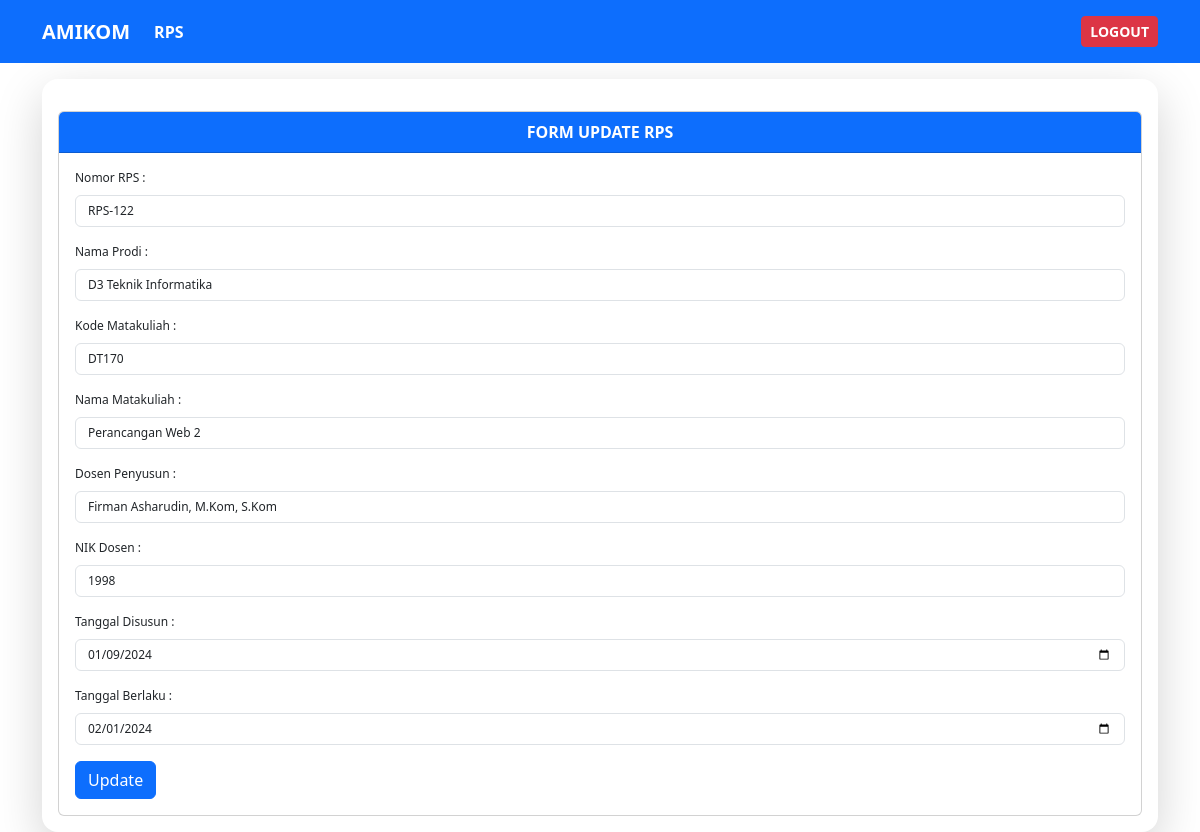
The app's page /index.php/rps/edit/1 with its own data.
### tables this page shows
CREATE TABLE `rps` (
  `id` int(11) NOT NULL,
  `norps` varchar(255) NOT NULL,
  `prodi` varchar(255) NOT NULL,
  `kode` varchar(255) NOT NULL,
  `matakuliah` varchar(255) NOT NULL,
  `dosen` varchar(255) NOT NULL,
  `nikdosen` int(11) NOT NULL,
  `disusun` date NOT NULL,
  `berlaku` date NOT NULL
);

### application/controllers/rps.php (called while the page is built, shortened)
<?php
class Rps extends CI_Controller {
    public function __construct(){
        $this->load->model('Mrps');
        $this->load->helper('url');
    }
    public function edit($id){
    $data['rps'] = $this->Mrps->editdata($id);
    $this->load->view('view-edit', $data);
}
}

### index.php (called while the page is built, shortened)
<?php
require_once BASEPATH.'core/CodeIgniter.php';

### application/models/Mrps.php (called while the page is built, shortened)
<?php
class Mrps extends CI_model {
    public function editdata($id){
        return $this->db->get_where('rps', ['id' => $id])->row_array();
    }
}

### application/views/view-edit.php (the view, shortened to what this page needs)
<!DOCTYPE html>
<html lang="en">
<head>
    <link href="https://cdn.jsdelivr.net/npm/bootstrap@5.3.2/dist/css/bootstrap.min.css" rel="stylesheet">
</head>
<body>
  <nav class="navbar navbar-expand-lg bg-primary">
    <div class="container">
      <a class="navbar-brand text-white" href="<?php echo site_url('home') ?>"><strong>AMIKOM</a>
      <div class="collapse navbar-collapse" id="navbarText">
        <ul class="navbar-nav me-auto mb-2 mb-lg-0">
          <li class="nav-item">
            <a class="nav-link active text-white" aria-current="page" href="<?php echo site_url('rps') ?>">RPS</strong></a>
          </li>
        </ul>
        <span class="navbar-text">
          <a href="<?php echo site_url('login/logout');?>" type="button" class="btn btn-danger btn-sm text-white"><strong>LOGOUT</strong></a>
        </span>
      </div>
    </div>
  </nav>
    <div class="container">
        <div class="col-md-12 mt-3 shadow-lg rounded-4 p-3">
            <div class="card mt-3">
                <div class="card-header bg-primary text-center text-white"><strong>FORM UPDATE RPS</strong></div>
                  <div class="card-body">
                  <div class="font">
                  <form action="<?php echo site_url('rps/proses_edit/' . $rps['id']); ?>" method="post">
                    <div class="mb-3">
                      <label for="pertemuan" class="form-label">Nomor RPS :</label>
                      <input type="text" class="form-control font" name="norps" value="<?php echo $rps['norps']; ?>">
                    </div>
                    <div class="mb-3">
                      <label for="modul" class="form-label">Nama Prodi :</label>
                      <input type="text" class="form-control font" name="prodi" value="<?php echo $rps['prodi']; ?>">
                    </div>
                    <div class="mb-3">
                      <label for="teopra" class="form-label">Kode Matakuliah :</label>
                      <input type="text" class="form-control font" name="kode" value="<?php echo $rps['kode']; ?>">
                    </div>
                    <div class="mb-3">
                      <label for="teopra" class="form-label">Nama Matakuliah :</label>
                      <input type="text" class="form-control font" name="matakuliah" value="<?php echo $rps['matakuliah']; ?>">
                    </div>
                    <div class="mb-3">
                      <label for="teopra" class="form-label">Dosen Penyusun :</label>
                      <input type="text" class="form-control font" name="dosen" value="<?php echo $rps['dosen']; ?>">
                    </div>
                    <div class="mb-3">
                      <label for="teopra" class="form-label">NIK Dosen :</label>
                      <input type="text" class="form-control font" name="nikdosen" value="<?php echo $rps['nikdosen']; ?>">
                    </div>
                    <div class="mb-3">
                      <label for="teopra" class="form-label">Tanggal Disusun :</label>
                      <input type="date" class="form-control font" name="disusun" value="<?php echo $rps['disusun']; ?>">
                    </div>
                    <div class="mb-3">
                      <label for="teopra" class="form-label">Tanggal Berlaku :</label>
                      <input type="date" class="form-control font" name="berlaku" value="<?php echo $rps['berlaku']; ?>">
                    </div>
                    <button type="submit" class="btn btn-primary" name="edit">Update</button>
                    </form>
                    </div>
                  </div>
            </div>
        </div>
    </div>
</body>
</html>

### application/views/view-edit.php (style rules this page uses)
.container { display: flex; justify-content: flex-end; }
.font { font-size: 12px; }

### records on screen
rps: norps "RPS-122", prodi "D3 Teknik Informatika", kode "DT170", matakuliah "Perancangan Web 2", dosen "Firman Asharudin, M.Kom, S.Kom", nikdosen "1998", disusun "01/09/2024", berlaku "02/01/2024"
